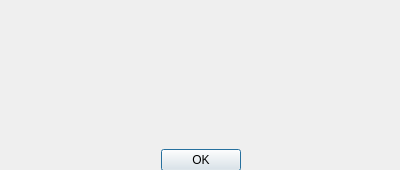
<?xml version="1.0" encoding="UTF-8"?>
<ui version="4.0">
 <class>dialog</class>
 <widget class="QDialog" name="dialog">
  <property name="geometry">
   <rect>
    <x>0</x>
    <y>0</y>
    <width>400</width>
    <height>170</height>
   </rect>
  </property>
  <property name="minimumSize">
   <size>
    <width>400</width>
    <height>170</height>
   </size>
  </property>
  <property name="maximumSize">
   <size>
    <width>400</width>
    <height>170</height>
   </size>
  </property>
  <property name="windowTitle">
   <string>чел...</string>
  </property>
  <widget class="QWidget" name="gridLayoutWidget">
   <property name="geometry">
    <rect>
     <x>0</x>
     <y>0</y>
     <width>401</width>
     <height>171</height>
    </rect>
   </property>
   <layout class="QGridLayout" name="gridLayout">
    <item row="1" column="0">
     <widget class="QDialogButtonBox" name="buttonBox">
      <property name="orientation">
       <enum>Qt::Horizontal</enum>
      </property>
      <property name="standardButtons">
       <set>QDialogButtonBox::Ok</set>
      </property>
      <property name="centerButtons">
       <bool>true</bool>
      </property>
     </widget>
    </item>
    <item row="0" column="0">
     <widget class="QLabel" name="label">
      <property name="text">
       <string/>
      </property>
      <property name="alignment">
       <set>Qt::AlignCenter</set>
      </property>
     </widget>
    </item>
   </layout>
  </widget>
 </widget>
 <resources/>
 <connections>
  <connection>
   <sender>buttonBox</sender>
   <signal>accepted()</signal>
   <receiver>dialog</receiver>
   <slot>accept()</slot>
   <hints>
    <hint type="sourcelabel">
     <x>248</x>
     <y>254</y>
    </hint>
    <hint type="destinationlabel">
     <x>157</x>
     <y>274</y>
    </hint>
   </hints>
  </connection>
  <connection>
   <sender>buttonBox</sender>
   <signal>rejected()</signal>
   <receiver>dialog</receiver>
   <slot>reject()</slot>
   <hints>
    <hint type="sourcelabel">
     <x>316</x>
     <y>260</y>
    </hint>
    <hint type="destinationlabel">
     <x>286</x>
     <y>274</y>
    </hint>
   </hints>
  </connection>
 </connections>
</ui>
